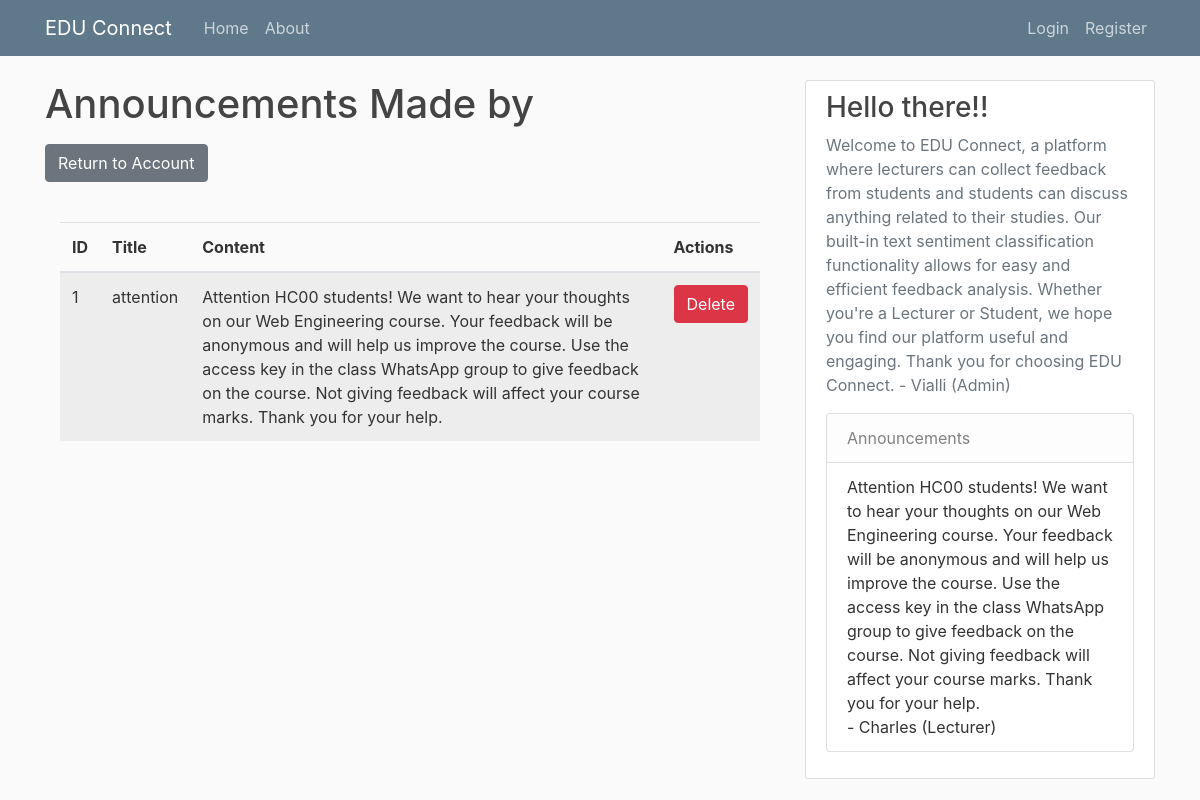
/Charles (Lecturer)/announcements, run on the app's committed database.
### EDUConnect/models.py (models this page shows, shortened)
class Announcement(db.Model):
    id = db.Column(db.Integer, primary_key=True)
    title = db.Column(db.String(100), nullable=False)
    content = db.Column(db.Text, nullable=False)
    author_id = db.Column(db.Integer, db.ForeignKey('user.id'), nullable=False)
    created_at = db.Column(db.DateTime, default=datetime.utcnow)
    author = db.relationship("User", backref="announcements", lazy=True)

class User(db.Model, UserMixin):
    id = db.Column(db.Integer, primary_key=True)
    username = db.Column(db.String(100), unique=True, nullable=False)
    email = db.Column(db.String(120), unique=True, nullable=False)
    image_file = db.Column(db.String(20), nullable=False, default='default.jpg')
    password = db.Column(db.String(60), nullable=False)
    posts = db.relationship('Post', backref='author', lazy=True)
    comments = db.relationship('Comment', backref='user', passive_deletes=True)
    role = db.Column(db.String(20), nullable=False, default='user')

### EDUConnect/users/routes.py (the view)
@users.route("/<username>/announcements")
def user_announcement(username):
    user = User.query.filter_by(username=username).first_or_404()
    announcements = Announcement.query.filter_by(author=user).all()
    return render_template('user_announcement.html', announcements=announcements, user=user)

### EDUConnect/templates/user_announcement.html
{% extends "layout.html" %}
{% block content %}
<h1>Announcements Made by {{ current_user.username }}</h1>
<div class="my-3">
    <a href="{{ url_for('users.account') }}" class="btn btn-secondary">Return to Account</a>
</div>
<br>
<div class="container">
    <table class="table table-striped">
        <thead>
            <tr>
                <th>ID</th>
                <th>Title</th>
                <th>Content</th>
                <th>Actions</th>
            </tr>
        </thead>
        <tbody>
            {% for announcement in announcements %}
            <tr>
                <td>{{ announcement.id }}</td>
                <td>{{ announcement.title }}</td>
                <td>{{ announcement.content }}</td>
                <td>
                    <form action="{{ url_for('users.delete_announcement', id=announcement.id) }}" method="POST">
                        <input type="submit" value="Delete" class="btn btn-danger">
                    </form>
                </td>
            </tr>
            {% endfor %}
        </tbody>
    </table>
</div>
{% endblock content %}

### EDUConnect/templates/layout.html (shortened to what this page needs)
<!DOCTYPE html>
<html>
<head>
    <link rel="stylesheet" href="https://maxcdn.bootstrapcdn.com/bootstrap/4.0.0/css/bootstrap.min.css">
    <link rel="stylesheet" type="text/css" href="{{ url_for('static', filename='main.css') }}">
</head>
<body>
    <header class="site-header">
      <nav class="navbar navbar-expand-md navbar-dark bg-steel fixed-top">
        <div class="container">
          <a class="navbar-brand mr-4" href="/">EDU Connect </a>
          <div class="collapse navbar-collapse" id="navbarToggle">
            <div class="navbar-nav mr-auto">
              <a class="nav-item nav-link" href="{{ url_for('main.home') }}">Home</a>
              <a class="nav-item nav-link" href="{{ url_for('main.about') }}">About</a>
            </div>
            <div class="navbar-nav">
              {% if current_user.is_authenticated %}
                {% if current_user.role == "lecturer"%}
                  <a class="nav-item nav-link" href="{{ url_for('announcements.new_announcement') }}">New Announcement</a>
                {% endif %}
                {% if current_user.role == "admin"%}
                  <a class="nav-item nav-link" href="{{ url_for('announcements.new_announcement') }}">New Announcement</a>
                {% endif %}
                <a class="nav-item nav-link" href="{{ url_for('posts.new_post') }}">New Post</a>
                <a class="nav-item nav-link" href="{{ url_for('users.account') }}">Account</a>
                <a class="nav-item nav-link" style="color:white;">{{current_user.username}}</a>
                <a class="nav-item nav-link" href="{{ url_for('users.logout') }}">Logout</a>
              {% else %}
                <a class="nav-item nav-link" href="{{ url_for('users.login') }}">Login</a>
                <a class="nav-item nav-link" href="{{ url_for('users.register') }}">Register</a>
              {% endif %}
            </div>
          </div>
        </div>
      </nav>
    </header>
    <main role="main" class="container">
      <div class="row">
        <div class="col-md-8">
          {% block content %}{% endblock %}
        </div>
        <div class="col-md-4">
          <div class="content-section">
            <h3>Hello there!!</h3>
            <p class='text-muted'>Welcome to EDU Connect, a platform where lecturers can collect feedback from students and students can discuss anything related to their studies. Our built-in text sentiment classification functionality allows for easy and efficient feedback analysis. Whether you're a Lecturer or Student, we hope you find our platform useful and engaging. Thank you for choosing EDU Connect.
              - Vialli (Admin)
              <ul class="list-group">
                  <li class="list-group-item list-group-item-light">Announcements</li>
                  {% for announcement in announcements %}
                    <li class="list-group-item">{{ announcement.content }} <br> - {{ announcement.author.username }}</li>
                  {% endfor %}
              </ul>
            </p>
          </div>
        </div>
      </div>
    </main>
</body>
</html>

### EDUConnect/static/main.css (style rules this page uses)
body { background: #fafafa; color: #333333; margin-top: 5rem; }
h1, h2, h3, h4, h5, h6 { color: #444444; }
.bg-steel { background-color: #5f788a; }
.site-header .navbar-nav .nav-link { color: #cbd5db; }
.content-section { background: #ffffff; padding: 10px 20px; border: 1px solid #dddddd; border-radius: 3px; margin-bottom: 20px; }

### data on the page
Announcement: id "1", title "attention", content "Attention HC00 students! We want to hear your thoughts on our Web Engineering course. Your feedback will be anonymous and will help us improve the course. Use the access key in the class WhatsApp group to give feedback on the course. Not giving feedback will affect your course marks. Thank you for your help.", author.username "Charles (Lecturer)"
